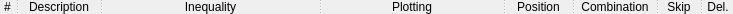
                  <widget class="QSplitter" name="splitter_InequalityHeader">
                   <property name="sizePolicy">
                    <sizepolicy hsizetype="Expanding" vsizetype="Preferred">
                     <horstretch>0</horstretch>
                     <verstretch>0</verstretch>
                    </sizepolicy>
                   </property>
                   <property name="orientation">
                    <enum>Qt::Horizontal</enum>
                   </property>
                   <property name="childrenCollapsible">
                    <bool>true</bool>
                   </property>
                   <widget class="QLabel" name="label_InequalityNum">
                    <property name="minimumSize">
                     <size>
                      <width>15</width>
                      <height>0</height>
                     </size>
                    </property>
                    <property name="maximumSize">
                     <size>
                      <width>15</width>
                      <height>16777215</height>
                     </size>
                    </property>
                    <property name="text">
                     <string>#</string>
                    </property>
                    <property name="alignment">
                     <set>Qt::AlignCenter</set>
                    </property>
                   </widget>
                   <widget class="QLabel" name="label_InequalityDesc">
                    <property name="sizePolicy">
                     <sizepolicy hsizetype="Expanding" vsizetype="Preferred">
                      <horstretch>0</horstretch>
                      <verstretch>0</verstretch>
                     </sizepolicy>
                    </property>
                    <property name="minimumSize">
                     <size>
                      <width>80</width>
                      <height>0</height>
                     </size>
                    </property>
                    <property name="maximumSize">
                     <size>
                      <width>16777215</width>
                      <height>16777215</height>
                     </size>
                    </property>
                    <property name="text">
                     <string>Description</string>
                    </property>
                    <property name="alignment">
                     <set>Qt::AlignCenter</set>
                    </property>
                   </widget>
                   <widget class="QLabel" name="label_Inequality">
                    <property name="sizePolicy">
                     <sizepolicy hsizetype="Expanding" vsizetype="Preferred">
                      <horstretch>0</horstretch>
                      <verstretch>0</verstretch>
                     </sizepolicy>
                    </property>
                    <property name="minimumSize">
                     <size>
                      <width>215</width>
                      <height>0</height>
                     </size>
                    </property>
                    <property name="text">
                     <string>Inequality</string>
                    </property>
                    <property name="alignment">
                     <set>Qt::AlignCenter</set>
                    </property>
                   </widget>
                   <widget class="QLabel" name="label_InequalityPlot">
                    <property name="sizePolicy">
                     <sizepolicy hsizetype="Expanding" vsizetype="Preferred">
                      <horstretch>0</horstretch>
                      <verstretch>0</verstretch>
                     </sizepolicy>
                    </property>
                    <property name="minimumSize">
                     <size>
                      <width>180</width>
                      <height>0</height>
                     </size>
                    </property>
                    <property name="maximumSize">
                     <size>
                      <width>180</width>
                      <height>16777215</height>
                     </size>
                    </property>
                    <property name="text">
                     <string>Plotting</string>
                    </property>
                    <property name="alignment">
                     <set>Qt::AlignCenter</set>
                    </property>
                   </widget>
                   <widget class="QLabel" name="label_InequalityPos">
                    <property name="sizePolicy">
                     <sizepolicy hsizetype="Fixed" vsizetype="Preferred">
                      <horstretch>0</horstretch>
                      <verstretch>0</verstretch>
                     </sizepolicy>
                    </property>
                    <property name="minimumSize">
                     <size>
                      <width>65</width>
                      <height>0</height>
                     </size>
                    </property>
                    <property name="maximumSize">
                     <size>
                      <width>65</width>
                      <height>16777215</height>
                     </size>
                    </property>
                    <property name="text">
                     <string>Position</string>
                    </property>
                    <property name="alignment">
                     <set>Qt::AlignCenter</set>
                    </property>
                   </widget>
                   <widget class="QLabel" name="label_InequalityComb">
                    <property name="sizePolicy">
                     <sizepolicy hsizetype="Fixed" vsizetype="Preferred">
                      <horstretch>0</horstretch>
                      <verstretch>0</verstretch>
                     </sizepolicy>
                    </property>
                    <property name="minimumSize">
                     <size>
                      <width>80</width>
                      <height>0</height>
                     </size>
                    </property>
                    <property name="maximumSize">
                     <size>
                      <width>80</width>
                      <height>16777215</height>
                     </size>
                    </property>
                    <property name="text">
                     <string>Combination</string>
                    </property>
                    <property name="alignment">
                     <set>Qt::AlignCenter</set>
                    </property>
                   </widget>
                   <widget class="QLabel" name="label_InequalitySkip">
                    <property name="sizePolicy">
                     <sizepolicy hsizetype="Fixed" vsizetype="Preferred">
                      <horstretch>0</horstretch>
                      <verstretch>0</verstretch>
                     </sizepolicy>
                    </property>
                    <property name="minimumSize">
                     <size>
                      <width>40</width>
                      <height>0</height>
                     </size>
                    </property>
                    <property name="maximumSize">
                     <size>
                      <width>40</width>
                      <height>16777215</height>
                     </size>
                    </property>
                    <property name="text">
                     <string>Skip</string>
                    </property>
                    <property name="alignment">
                     <set>Qt::AlignCenter</set>
                    </property>
                   </widget>
                   <widget class="QLabel" name="label_InequalityDel">
                    <property name="sizePolicy">
                     <sizepolicy hsizetype="Fixed" vsizetype="Preferred">
                      <horstretch>0</horstretch>
                      <verstretch>0</verstretch>
                     </sizepolicy>
                    </property>
                    <property name="minimumSize">
                     <size>
                      <width>30</width>
                      <height>0</height>
                     </size>
                    </property>
                    <property name="maximumSize">
                     <size>
                      <width>30</width>
                      <height>16777215</height>
                     </size>
                    </property>
                    <property name="text">
                     <string>Del.</string>
                    </property>
                    <property name="alignment">
                     <set>Qt::AlignCenter</set>
                    </property>
                   </widget>
                  </widget>
